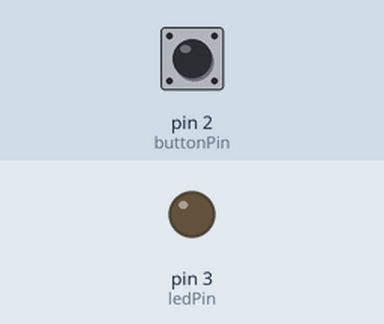
Bench run of a sketch on a simulated Arduino Uno, built with avr-gcc and run on an emulated ATmega328P. On the bench: output pins drawn as LEDs (lit = HIGH). The test bench sets the inputs (shaded band); at power-on: pin 2 (buttonPin) HIGH.

Above: at 1.2 s.
1.3 s: pin 2 (buttonPin) pulled LOW for 0.15 s
At 1.8 s:
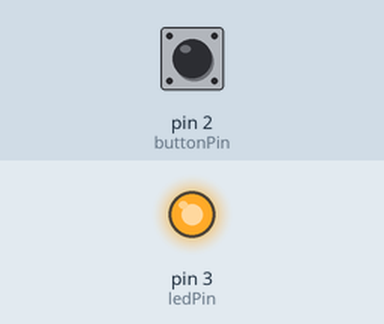
4.4 s: pin 2 (buttonPin) pulled LOW for 1 s
At 7.4 s:
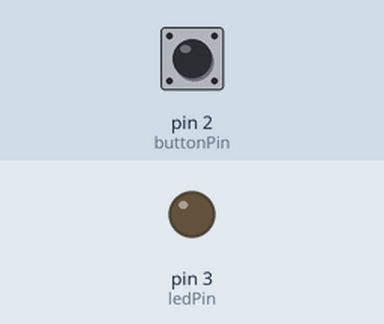
8.4 s: pin 2 (buttonPin) pulled LOW for 3.2 s
At 12.2 s:
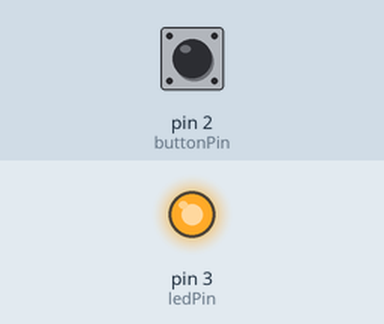
Timing chart, 0 to 17.1 s (numbered marks = the images above; inputs shaded):
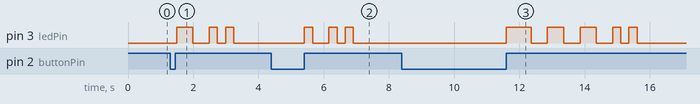

The sketch:

Lab2-blink-time.ino
```cpp
#define DEBUG 1

const int buttonPin = 2;
const int ledPin = 3;
const int blink_led_on_time = 500;
const int blink_led_off_time = 500;
const int debounce_time = 50;
const int led_ack_time = 250;
const int button_pressed_val = 0;
const int button_released_val = !button_pressed_val;
const int counter_prescaler = 1024;
const int timer_bits = 16;
const int max_times_to_blink = 3;

const unsigned long max_count = pow(2, timer_bits) - 1;
const unsigned long cpu_freq_hz = F_CPU;
const unsigned long cpu_freq_khz = cpu_freq_hz / 1000;
const unsigned long cpu_freq_Mhz = cpu_freq_khz / 1000;

const float ticks_to_seconds = (float) counter_prescaler / (float) cpu_freq_hz;

enum MAIN_STATE {
  MAIN_STATE_START,
  MAIN_STATE_BUTTON_RELEASED_0,
  MAIN_STATE_BUTTON_PRESSED,
  MAIN_STATE_BUTTON_RELEASED_1,
  MAIN_STATE_LED_BLINK,
  MAIN_STATE_WAIT_BUTTON_RELEASE,
};

enum LED_BLINK_STATE {
  LED_BLINK_STATE_WAIT,
  LED_BLINK_STATE_ON_BLINK,
  LED_BLINK_STATE_OFF_BLINK,
  LED_BLINK_STATE_ON_ACK_0,
  LED_BLINK_STATE_OFF_ACK_0,
  LED_BLINK_STATE_ON_ACK_1,
  LED_BLINK_STATE_OFF_ACK_1,
};

enum BUTTON_DEBOUNCE_STATE {
  BUTTON_DEBOUNCE_STATE_WAIT,
  BUTTON_DEBOUNCE_STATE_CHECK_STATE,
  BUTTON_DEBOUNCE_STATE_WAIT_RELEASE,
  BUTTON_DEBOUNCE_STATE_DEBOUNCE_RELEASE,
  BUTTON_DEBOUNCE_STATE_CHECK_RELEASE,
  BUTTON_DEBOUNCE_STATE_RELEASED,
  BUTTON_DEBOUNCE_STATE_WAIT_PRESS,
  BUTTON_DEBOUNCE_STATE_DEBOUNCE_PRESS,
  BUTTON_DEBOUNCE_STATE_CHECK_PRESS,
  BUTTON_DEBOUNCE_STATE_PRESSED,
};

char process_isr = 0;
char is_button_pressed = 0;
char blink_led = 0;

unsigned button_pressed_ticks = 0;
unsigned long total_button_pressed_ticks = 0;
float button_pressed_time_s = 0;
char times_to_blink = 0;
char should_count = 0;

volatile char button_reading = 0;
volatile char timer_ctc_interrupt_happened = 0;
volatile char button_interrupt_happened = 0;
volatile char ovf_add = 0;

MAIN_STATE main_state;
LED_BLINK_STATE led_blink_state;
BUTTON_DEBOUNCE_STATE button_debounce_state;

void handle_main_fsm();
void handle_led_blink_fsm();
void handle_button_debounce_fsm();

void configure_timer_for_one_shot();
void configure_timer_for_counting();

void on_button_change();
void on_timer_ctc_interrupt();
void on_timer_ovf_interrupt();

void start_timer_period(int time_ms);
void start_timer_as_counter();
void capture_ticks();

constexpr unsigned get_best_prescaler(unsigned time_ms);
constexpr char get_prescaler_mask(unsigned prescaler);

void setup()
{
  main_state = MAIN_STATE_START;
  led_blink_state = LED_BLINK_STATE_WAIT;
  button_debounce_state = BUTTON_DEBOUNCE_STATE_WAIT;

  process_isr = 1;

  pinMode(buttonPin, INPUT_PULLUP);
  pinMode(ledPin, OUTPUT);

  attachInterrupt(digitalPinToInterrupt(buttonPin), on_button_change, CHANGE);

  configure_timer_for_one_shot();

  #if DEBUG
  Serial.begin(115200);
  #endif
}

void loop()
{
  handle_main_fsm();
  handle_led_blink_fsm();
  handle_button_debounce_fsm();
}

void handle_main_fsm()
{
  switch (main_state) {
    case MAIN_STATE_START:
      if (not is_button_pressed) {
        main_state = MAIN_STATE_BUTTON_RELEASED_0;
      }
      break;
    case MAIN_STATE_BUTTON_RELEASED_0:
      if (is_button_pressed) {
        button_pressed_ticks = 0;
        total_button_pressed_ticks = 0;
        ovf_add = 0;

        should_count = 1;
        main_state = MAIN_STATE_BUTTON_PRESSED;
      }
      break;
    case MAIN_STATE_BUTTON_PRESSED:
      if (not is_button_pressed) {
        should_count = 0;

        total_button_pressed_ticks = (unsigned long) button_pressed_ticks + (unsigned long) ovf_add * max_count;
        button_pressed_time_s = (float) total_button_pressed_ticks * ticks_to_seconds;
        times_to_blink = min(ceil(button_pressed_time_s), max_times_to_blink);

        main_state = MAIN_STATE_BUTTON_RELEASED_1;
      }
      break;
    case MAIN_STATE_BUTTON_RELEASED_1:
      blink_led = 1;

      process_isr = 0;

      main_state = MAIN_STATE_LED_BLINK;
      break;
    case MAIN_STATE_LED_BLINK:
      if (not blink_led) {

        process_isr = 1;

        main_state = MAIN_STATE_WAIT_BUTTON_RELEASE;
      }
      break;
    case MAIN_STATE_WAIT_BUTTON_RELEASE:
      if (not is_button_pressed) {
        main_state = MAIN_STATE_BUTTON_RELEASED_0;
      }
      break;
    default:
      main_state = MAIN_STATE_START;
      break;
  }
}

void handle_led_blink_fsm()
{
  switch (led_blink_state) {
    case LED_BLINK_STATE_WAIT:
      if (blink_led) {
        digitalWrite(ledPin, HIGH);
        start_timer_period(blink_led_on_time);
        led_blink_state = LED_BLINK_STATE_ON_BLINK;
      }
      break;
    case LED_BLINK_STATE_ON_BLINK:
      if (timer_ctc_interrupt_happened) {
        timer_ctc_interrupt_happened = 0;
        digitalWrite(ledPin, LOW);
        start_timer_period(blink_led_off_time);
        led_blink_state = LED_BLINK_STATE_OFF_BLINK;
      }
      break;
    case LED_BLINK_STATE_OFF_BLINK:
      if (timer_ctc_interrupt_happened) {

        timer_ctc_interrupt_happened = 0;
        digitalWrite(ledPin, HIGH);

        if (times_to_blink > 1) {
          times_to_blink--;
          led_blink_state = LED_BLINK_STATE_WAIT;
        } else {
          start_timer_period(led_ack_time);
          led_blink_state = LED_BLINK_STATE_ON_ACK_0;
        }

      }
      break;
    case LED_BLINK_STATE_ON_ACK_0:
      if (timer_ctc_interrupt_happened) {
        timer_ctc_interrupt_happened = 0;
        digitalWrite(ledPin, LOW);
        start_timer_period(led_ack_time);
        led_blink_state = LED_BLINK_STATE_OFF_ACK_0;
      }
      break;
    case LED_BLINK_STATE_OFF_ACK_0:
      if (timer_ctc_interrupt_happened) {
        timer_ctc_interrupt_happened = 0;
        digitalWrite(ledPin, HIGH);
        start_timer_period(led_ack_time);
        led_blink_state = LED_BLINK_STATE_ON_ACK_1;
      }
      break;
    case LED_BLINK_STATE_ON_ACK_1:
      if (timer_ctc_interrupt_happened) {
        timer_ctc_interrupt_happened = 0;
        digitalWrite(ledPin, LOW);
        led_blink_state = LED_BLINK_STATE_OFF_ACK_1;
      }
      break;
    case LED_BLINK_STATE_OFF_ACK_1:
      blink_led = 0;
      led_blink_state = LED_BLINK_STATE_WAIT;
      break;
    default:
      led_blink_state = LED_BLINK_STATE_WAIT;
      break;
  }
}

void handle_button_debounce_fsm()
{
  switch (button_debounce_state) {
    case BUTTON_DEBOUNCE_STATE_WAIT:
      if (not blink_led) {
        button_debounce_state = BUTTON_DEBOUNCE_STATE_CHECK_STATE;
      }
      break;
    case BUTTON_DEBOUNCE_STATE_CHECK_STATE:
      if (is_button_pressed) {

        if (should_count) {
          start_timer_as_counter();
        }

        button_debounce_state = BUTTON_DEBOUNCE_STATE_WAIT_RELEASE;
      } else {
        button_debounce_state = BUTTON_DEBOUNCE_STATE_WAIT_PRESS;
      }
      break;
    case BUTTON_DEBOUNCE_STATE_WAIT_RELEASE:
      if (button_interrupt_happened) {
        button_interrupt_happened = 0;
        if (button_reading == button_released_val) {

          if (should_count) {
            capture_ticks();
          }

          start_timer_period(debounce_time);
          button_debounce_state = BUTTON_DEBOUNCE_STATE_DEBOUNCE_RELEASE;
        }
      }
      break;
    case BUTTON_DEBOUNCE_STATE_DEBOUNCE_RELEASE:
      if (timer_ctc_interrupt_happened) {
        timer_ctc_interrupt_happened = 0;
        button_debounce_state = BUTTON_DEBOUNCE_STATE_CHECK_RELEASE;
      }
      break;
    case BUTTON_DEBOUNCE_STATE_CHECK_RELEASE:
      if (button_reading == button_released_val) {
        button_debounce_state = BUTTON_DEBOUNCE_STATE_RELEASED;
      } else {
        button_debounce_state = BUTTON_DEBOUNCE_STATE_WAIT;
      }
      break;
    case BUTTON_DEBOUNCE_STATE_RELEASED:
      is_button_pressed = 0;
      button_debounce_state = BUTTON_DEBOUNCE_STATE_WAIT;
      break;
    case BUTTON_DEBOUNCE_STATE_WAIT_PRESS:
      if (button_interrupt_happened) {
        button_interrupt_happened = 0;
        if (button_reading == button_pressed_val) {
          start_timer_period(debounce_time);
          button_debounce_state = BUTTON_DEBOUNCE_STATE_DEBOUNCE_PRESS;
        }
      }
      break;
    case BUTTON_DEBOUNCE_STATE_DEBOUNCE_PRESS:
      if (timer_ctc_interrupt_happened) {
        timer_ctc_interrupt_happened = 0;
        button_debounce_state = BUTTON_DEBOUNCE_STATE_CHECK_PRESS;
      }
      break;
    case BUTTON_DEBOUNCE_STATE_CHECK_PRESS:
      if (button_reading == button_pressed_val) {
        button_debounce_state = BUTTON_DEBOUNCE_STATE_PRESSED;
      } else {
        button_debounce_state = BUTTON_DEBOUNCE_STATE_WAIT;
      }
      break;
    case BUTTON_DEBOUNCE_STATE_PRESSED:
      is_button_pressed = 1;
      button_debounce_state = BUTTON_DEBOUNCE_STATE_WAIT;
      break;
    default:
      button_debounce_state = BUTTON_DEBOUNCE_STATE_WAIT;
      break;
  }
}

void configure_timer_for_one_shot()
{
  cli();

  TCCR1A = 0;             // clear config register
  TCCR1B = (1 << WGM12);  // configure timer 1 for CTC mode
  TIMSK1 = (1 << OCIE1A); // only CTC interrupt

  sei();
}

void configure_timer_for_counting()
{
  cli();

  TCCR1A = 0;            // clear config register
  TCCR1B = 0;            // clear config register
  TIMSK1 = (1 << TOIE1); // only overflow interrupt
  TCNT1 = 0;             // reset counter

  sei();
}

void on_button_change()
{
  if (not process_isr) {
    return;
  }

  button_reading = digitalRead(buttonPin);
  button_interrupt_happened = 1;
}

void on_timer_ctc_interrupt()
{
  timer_ctc_interrupt_happened = 1;
  TCCR1B &= ~((1 << CS12) | (1 << CS11) | (1 << CS10)); // stop timer
}

void on_timer_ovf_interrupt()
{
  ovf_add++;
}

ISR(TIMER1_COMPA_vect)
{
  on_timer_ctc_interrupt();
}

ISR(TIMER1_OVF_vect)
{
  on_timer_ovf_interrupt();
}

void start_timer_period(int time_ms)
{
  unsigned prescaler = get_best_prescaler(time_ms);
  unsigned mask = get_prescaler_mask(prescaler);

  configure_timer_for_one_shot();

  OCR1A = time_ms * cpu_freq_khz / prescaler; // set compare value
  TCCR1B |= mask;                               // start timer with appropriate prescaler
}

void start_timer_as_counter()
{
  configure_timer_for_counting();

  TCCR1B |= get_prescaler_mask(counter_prescaler);  // start timer as counter with 1024 prescaler
}

void capture_ticks()
{
  button_pressed_ticks += TCNT1;
}

constexpr unsigned get_best_prescaler(unsigned time_ms)
{
  return (time_ms * (cpu_freq_khz / 1) <= max_count) ? 1 :
         (time_ms * (cpu_freq_khz / 8) <= max_count) ? 8 :
         (time_ms * (cpu_freq_khz / 64) <= max_count) ? 64 :
         (time_ms * (cpu_freq_khz / 256) <= max_count) ? 256 : 1024;
}

constexpr char get_prescaler_mask(unsigned prescaler)
{
  return (prescaler == 1) ? (1 << CS10) :
         (prescaler == 8) ? (1 << CS11) :
         (prescaler == 64) ? (1 << CS11) | (1 << CS10) :
         (prescaler == 256) ? (1 << CS12) :
         (prescaler == 1024) ? (1 << CS12) | (1 << CS10) : 0;
}
```

Measured:
- after the input at 1.3 s, pin 3 (ledPin): goes HIGH 0.50 s, LOW 0.50 s, HIGH 0.25 s, LOW 0.25 s, HIGH 0.25 s, then LOW, starting after 0.19 s
- after the input at 4.4 s, pin 3 (ledPin): goes HIGH 0.26 s, LOW 0.50 s, HIGH 0.25 s, LOW 0.25 s, HIGH 0.25 s, then LOW, starting after 1.0 s
- after the input at 8.4 s, pin 3 (ledPin): LOW → HIGH after 3.2 s, → LOW 0.76 s later, → HIGH 0.50 s later, → LOW 0.50 s later, … (10 changes in this stretch)
